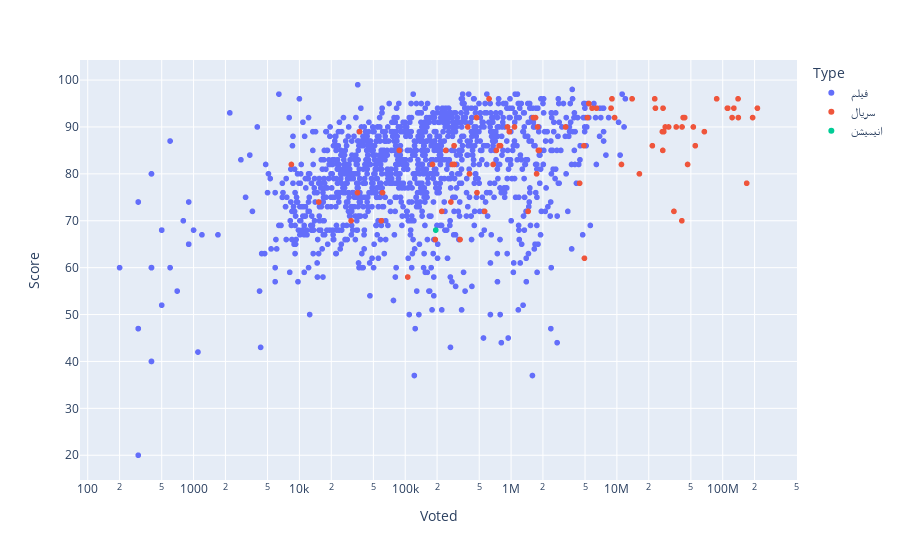

Notebook cell for this chart:
### Code cell
px.scatter(df, x='Voted' , y='Score', hover_name='Name'
           , labels='Name', log_x='True', color='Type')

### Figure 1 — Plotly figure (JSON) as saved in the notebook; plotly's stock layout.template omitted (floating-point values rounded to 4 significant figures; data arrays with more than 128 entries replaced by an {"elided": "..."} marker saying what was removed)
{"data": [{"hovertemplate": "<b>%{hovertext}</b><br><br>Type=فیلم<br>Voted=%{x}<br>Score=%{y}<extra></extra>", "hovertext": {"elided": "1327 str values"}, "legendgroup": "فیلم", "marker": {"color": "#636efa", "symbol": "circle"}, "mode": "markers", "name": "فیلم", "showlegend": true, "type": "scattergl", "x": {"elided": "1327 int values"}, "xaxis": "x", "y": {"elided": "1327 float values"}, "yaxis": "y"}, {"hovertemplate": "<b>%{hovertext}</b><br><br>Type=سریال<br>Voted=%{x}<br>Score=%{y}<extra></extra>", "hovertext": ["کاکتوس", "اعاده امنیت", "گل پامچال", "شب های مافیا", "قمپز", "نامه های کارستن", "ممنوعه", "محمد رسول خدا", "نارگیل", "شوخی کردم", "نیسان آبی -  قسمت 1", "دراکولا", "پنج دری", "سبک چون باد", "عاشقانه", "محرمانه", "هم گناه", "کلانشهر", "مانکن", "زخم کاری", "مینو", "فریدا", "شب های مافیا 4", "مردم معمولی", "هم گناه - فصل 1 قسمت 1", "کاشوخین", "روزی روزگاری مریخ", "ویلای من", "شام ایرانی 2", "نیسان آبی", "آخرین فرستاده", "احضار", "رنگین کمان", "ساخت ایران 3", "وسوسه", "بگو بخند", "هزار و ده شب", "خانه ما", "جوکر", "با حسین علیه السلام حرف بزن", "کلاه قرمزی", "قبله عالم", "آسمان من", "جادوگر", "گیله وا", "زخم کاری -  قسمت 1", "ساخت ایران 2", "نفس شیرین", "کارساز", "علمی شو", "برگریزان", "قاب سینما", "بی گناه", "شب های مافیا 3", "سال های دور از خانه", "شب های مافیا 2", "هفت", "آقازاده", "بالشها", "ساخت ایران", "هزارپا", "دومینو", "یاغی", "دل بی تاب", "باب المراد", "ماجراهای چرا", "هول دان", "ساخت ایران 3 - قسمت 18", "موسیقی ما", "می خواهم زنده بمانم", "جزیره", "میدان سرخ", "گنج مظفر", "قهوه تلخ", "نیمه شب با امیرحسین قیاسی", "خوب، بد، جلف: رادیواکتیو", "گناه چهارم", "پاپیون", "جیران", "دل", "کرگدن", "وزه پلاس"], "legendgroup": "سریال", "marker": {"color": "#EF553B", "symbol": "circle"}, "mode": "markers", "name": "سریال", "showlegend": true, "type": "scattergl", "x": [59500, 15200, 181000, 41256600, 105600, 30800, 36342500, 290700, 27291300, 3273100, 9510400, 55033400, 241500, 8400, 28627500, 1839500, 139574200, 329400, 110571900, 140489000, 924700, 1812800, 27132300, 21639000, 5435100, 770500, 1742100, 6416000, 46566900, 122571700, 404700, 4445900, 270200, 43706800, 794900, 221300, 192300, 5264400, 212629200, 471700, 4883300, 16320900, 1077500, 30824800, 390600, 8985400, 41086400, 278500, 37000, 1779900, 725700, 35400, 0, 27740900, 23129700, 26904900, 61000, 191660100, 11046500, 5825200, 8801400, 4936500, 87643100, 963700, 619300, 476500, 1449200, 1624400, 87900, 111692800, 67082200, 34583900, 1702400, 22770300, 13920600, 52767400, 289300, 562400, 127446100, 168383700, 42246600, 676700], "xaxis": "x", "y": [70, 74, 82, 90, 58.0, 70, 90, 82, 94, 90, 92, 86, 85, 82, 90, 85, 96, 66, 94, 92, 90, 85, 85, 86, 95, 86, 80, 94, 82, 92, 80, 78, 74, 92, 86, 72, 66, 92, 94, 92, 86, 80, 90, 90, 90, 96, 70, 82, 89, 90, 85, 76, 77, 89, 94, 89, 76, 92, 82, 94, 94, 62, 96, 89, 96, 76, 72, 92, 85, 94, 89, 72, 92, 96, 96, 90, 86, 72, 94, 78, 92, 82], "yaxis": "y"}, {"hovertemplate": "<b>%{hovertext}</b><br><br>Type=انیمیشن<br>Voted=%{x}<br>Score=%{y}<extra></extra>", "hovertext": ["ترانه های خاله نسرین"], "legendgroup": "انیمیشن", "marker": {"color": "#00cc96", "symbol": "circle"}, "mode": "markers", "name": "انیمیشن", "showlegend": true, "type": "scattergl", "x": [194300], "xaxis": "x", "y": [68], "yaxis": "y"}], "layout": {"legend": {"title": {"text": "Type"}, "tracegroupgap": 0}, "margin": {"t": 60}, "xaxis": {"anchor": "y", "domain": [0, 1], "title": {"text": "Voted"}, "type": "log"}, "yaxis": {"anchor": "x", "domain": [0, 1], "title": {"text": "Score"}}}}
